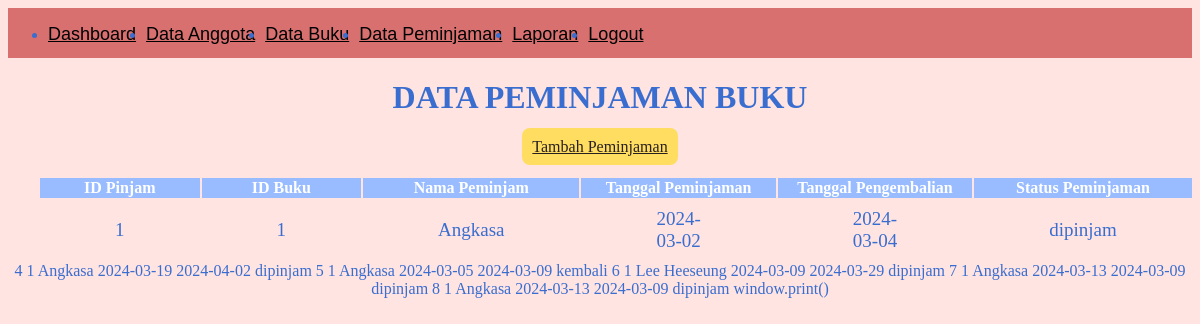
Page /adm/pmjm.php on the committed database.
### tables this page shows
CREATE TABLE `peminjaman` (
  `IDpinjam` int(11) NOT NULL,
  `IDuser` int(11) NOT NULL,
  `IDbuku` int(11) NOT NULL,
  `nama` varchar(255) NOT NULL,
  `tgl_pinjam` date NOT NULL,
  `tgl_kembali` date NOT NULL,
  `status` enum('dipinjam','kembali') NOT NULL
);

### adm/pmjm.php (the view, shortened to what this page needs)
<?php
    include 'layout/header.php';
?>
<!DOCTYPE html>
<head>
    <link rel='stylesheet' type='text/css' media='screen' href='../css/pmj_ptg.css'>
</head>
<body>
    <h1>DATA PEMINJAMAN BUKU</h1>
    <a href="data/tambah_pinjam.php" class="btn btn-warning">Tambah Peminjaman</a>
    <table>
    <thead>
        <tr>
        <th scope ="col">ID Pinjam</th>
        <th scope ="col">ID Buku</th>
        <th scope ="col">Nama Peminjam</th>
        <th scope ="col">Tanggal Peminjaman</th>
        <th scope ="col">Tanggal Pengembalian</th>
        <th scope ="col">Status Peminjaman</th>
        </tr>
        <?php
        include '../koneksi/koneksi.php';
        $data = mysqli_query($koneksi, "SELECT * FROM peminjaman");
        while ($d = mysqli_fetch_array($data)) {
        ?>
    </thead>
        <tbody>
            <tr>
            <td scope="row"><?php echo $d['IDpinjam'];?></td>
                <td><?php echo $d['IDbuku'];?></td>
                <td><?php echo $d['nama'];?></td>
                <td><?php echo $d['tgl_pinjam'];?></td>
                <td><?php echo $d['tgl_kembali'];?></td>
                <td><?php echo $d['status'];?></td>
            </tr>
        </tbody>
    </table>
    <?php
        }
    ?>
</body>
</html>

### css/pmj_ptg.css (style rules this page uses)
html { background-color: mistyrose; color: rgb(57, 109, 207); text-align: center; margin: 0; padding: 0; }
.btn { margin-top: 50px; margin-bottom: 20px; border-radius: 8px; background-color: rgb(255, 221, 96); color: rgb(40, 32, 32) ; padding: 10px; }
table { margin-top: 20px; margin-left: 30px; justify-items: center; align-items: center; }
thead { background-color: rgb(152, 188, 255); margin-top: 45px; color: rgb(255, 255, 255); }
td { padding: 8px 75px; border-color : 2px solid black; text-align: center; border-style: initial ; font-size: 19px; }

### rows in the picture
peminjaman: IDpinjam "1", IDbuku "1", nama "Angkasa", tgl_pinjam "2024-03-02", tgl_kembali "2024-03-04", status "dipinjam"
peminjaman: IDpinjam "4", IDbuku "1", nama "Angkasa", tgl_pinjam "2024-03-19", tgl_kembali "2024-04-02", status "dipinjam"
peminjaman: IDpinjam "5", IDbuku "1", nama "Angkasa", tgl_pinjam "2024-03-05", tgl_kembali "2024-03-09", status "kembali"
peminjaman: IDpinjam "6", IDbuku "1", nama "Lee Heeseung", tgl_pinjam "2024-03-09", tgl_kembali "2024-03-29", status "dipinjam"
peminjaman: IDpinjam "7", IDbuku "1", nama "Angkasa", tgl_pinjam "2024-03-13", tgl_kembali "2024-03-09", status "dipinjam"
peminjaman: IDpinjam "8", IDbuku "1", nama "Angkasa", tgl_pinjam "2024-03-13", tgl_kembali "2024-03-09", status "dipinjam window.print()"
